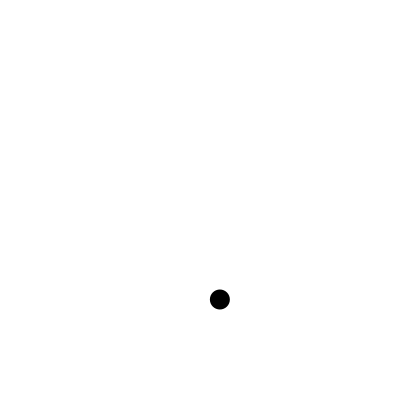
Frame 1 (no input)
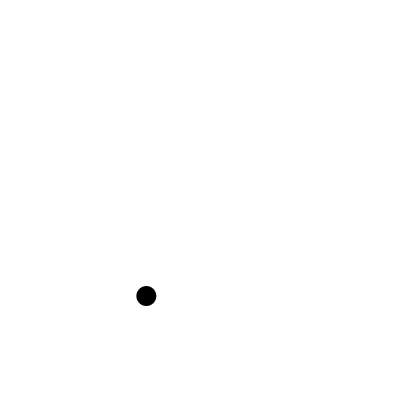
Frame 60 (the mouse pressed at the canvas centre just before this capture)
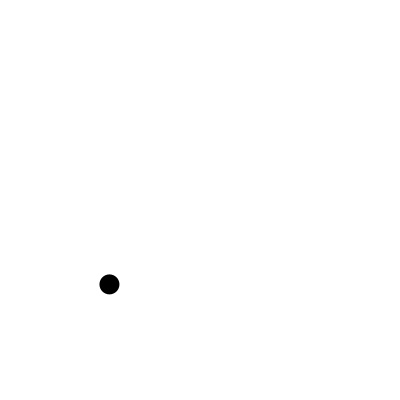
Frame 120 (the mouse held since frame 60 and released just before this capture)

The Processing sketch that drew these frames (run headless with seeded random() and noise(); from frame 60 on, the mouse is pressed at the canvas centre):

// Processing sketch: processing_74295
// ── processing_74295.pde

float X;
float Y;
float Theta;

void setup(){
 size(400,400);
 colorMode(RGB,100);
 background(100);
 frameRate(30);
  noStroke();
 X = 200;
 Y = 200;
 Theta = 0;
}

void draw(){
 Theta = Theta+0.1;
 X = 100*sin(2*Theta) + 200; // X軸方向の単振動 [振幅 * sin(位相) + 中心座標]
 Y = 100*cos(Theta) + 200; // Y軸方向の単振動 [振幅 * sin(位相) + 中心座標]
 fill(100);
 rect(0,0,width,height);
 fill(0); 
 ellipse(X,Y,20,20);
}
